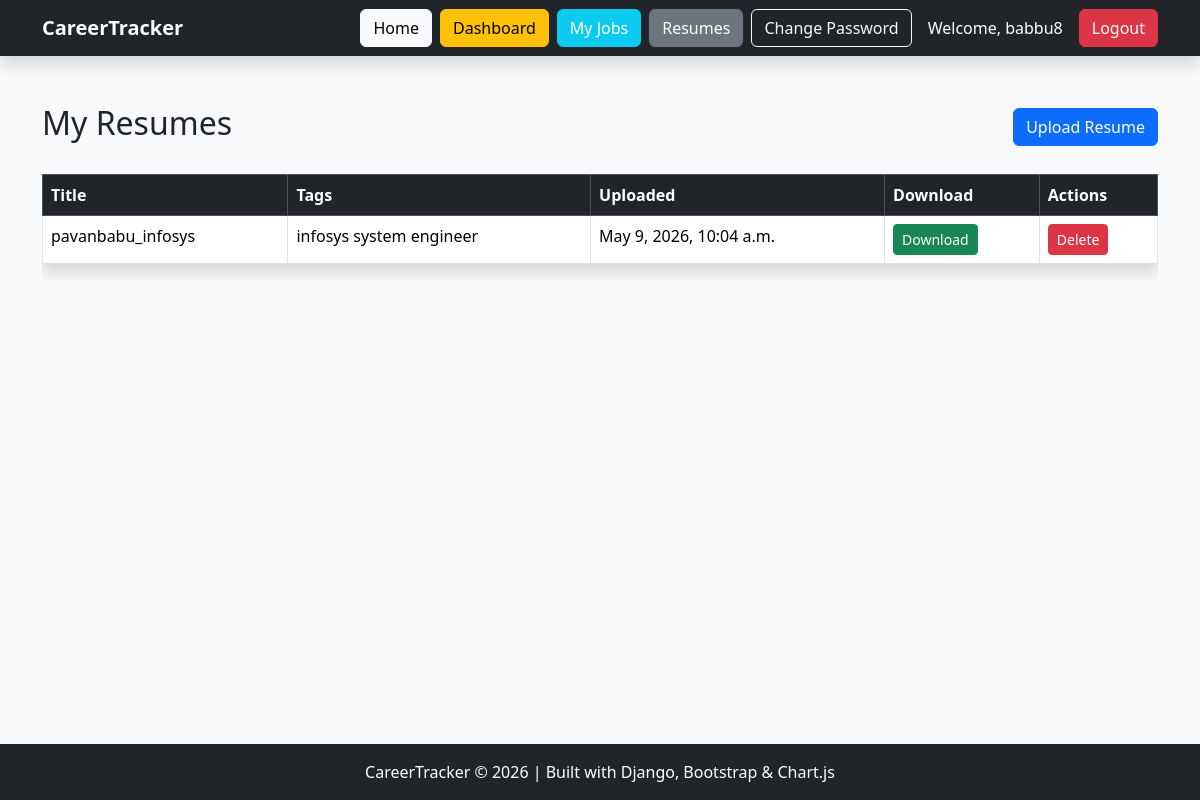
Page /resumes/ (signed in) on the committed database.
### resumes/models.py (models this page shows, shortened)
class Resume(models.Model):
    user = models.ForeignKey(
        User,
        on_delete=models.CASCADE
    )
    title = models.CharField(
        max_length=200
    )
    resume_file = models.FileField(
        upload_to='resumes/'
    )
    tags = models.CharField(
        max_length=200,
        blank=True
    )
    uploaded_at = models.DateTimeField(
        auto_now_add=True
    )

### resumes/views.py (the view)
@login_required
def resume_list(request):
    resumes = Resume.objects.filter(
        user=request.user
    ).order_by('-uploaded_at')
    return render(
        request,
        'resumes/resume_list.html',
        {'resumes': resumes}
    )

### templates/resumes/resume_list.html (shortened to what this page needs)
{% extends 'base.html' %}
{% block content %}
<div class="d-flex justify-content-between align-items-center mb-4">
    <h2>
        My Resumes
    </h2>
    <a href="{% url 'upload_resume' %}"
       class="btn btn-primary">
        Upload Resume
    </a>
</div>
<div class="table-responsive">
    <table class="table table-bordered table-hover shadow">
        <thead class="table-dark">
            <tr>
                <th>Title</th>
                <th>Tags</th>
                <th>Uploaded</th>
                <th>Download</th>
                <th>Actions</th>
            </tr>
        </thead>
        <tbody>
            {% for resume in resumes %}
            <tr>
                <td>
                    {{ resume.title }}
                </td>
                <td>
                    {{ resume.tags }}
                </td>
                <td>
                    {{ resume.uploaded_at }}
                </td>
                <td>
                    <a href="{{ resume.resume_file.url }}"
                       class="btn btn-sm btn-success"
                       target="_blank">
                        Download
                    </a>
                </td>
                <td>
                    <a href="{% url 'delete_resume' resume.id %}"
                       class="btn btn-sm btn-danger">
                        Delete
                    </a>
                </td>
            </tr>
            {% endfor %}
        </tbody>
    </table>
</div>
{% endblock %}

### templates/base.html (shortened to what this page needs)
{% load static %}
<!DOCTYPE html>
<html lang="en">
<head>
    <link href="https://cdn.jsdelivr.net/npm/bootstrap@5.3.3/dist/css/bootstrap.min.css"
          rel="stylesheet">
    <link rel="stylesheet"
          href="{% static 'css/style.css' %}">
</head>
<body class="bg-light d-flex flex-column min-vh-100">
    <nav class="navbar navbar-expand-lg navbar-dark bg-dark shadow">
        <div class="container">
            <a class="navbar-brand fw-bold"
               href="{% url 'home' %}">
                CareerTracker
            </a>
            <div class="collapse navbar-collapse"
                 id="navbarContent">
                <div class="ms-auto d-flex flex-wrap gap-2 mt-3 mt-lg-0 align-items-center">
                    <a href="{% url 'home' %}"
                       class="btn btn-light">
                        Home
                    </a>
                    {% if user.is_authenticated %}
                        <a href="{% url 'dashboard' %}"
                           class="btn btn-warning">
                            Dashboard
                        </a>
                        <a href="{% url 'job_list' %}"
                           class="btn btn-info text-white">
                            My Jobs
                        </a>
                        <a href="{% url 'resume_list' %}"
                           class="btn btn-secondary">
                            Resumes
                        </a>
                        <a href="{% url 'password_change' %}"
                           class="btn btn-outline-light">
                            Change Password
                        </a>
                        <span class="text-white px-2">
                            Welcome, {{ user.username }}
                        </span>
                        <form action="{% url 'logout' %}"
                              method="POST"
                              class="d-inline">
                            <button type="submit"
                                    class="btn btn-danger">
                                Logout
                            </button>
                        </form>
                    {% endif %}
                </div>
            </div>
        </div>
    </nav>
    <main class="container mt-5 mb-5 flex-grow-1">
        {% block content %}
        {% endblock %}
    </main>
    <footer class="bg-dark text-white text-center p-3 mt-auto">
        CareerTracker © 2026 |
        Built with Django, Bootstrap & Chart.js
    </footer>
</body>
</html>

### static/css/style.css (style rules this page uses)
.table { background-color: white; }

### rows in the picture
Resume: title "pavanbabu_infosys", tags "infosys system engineer", uploaded_at "May 9, 2026, 10:04 a.m."

### other values in the picture
{{ user.username }} "babbu8"
